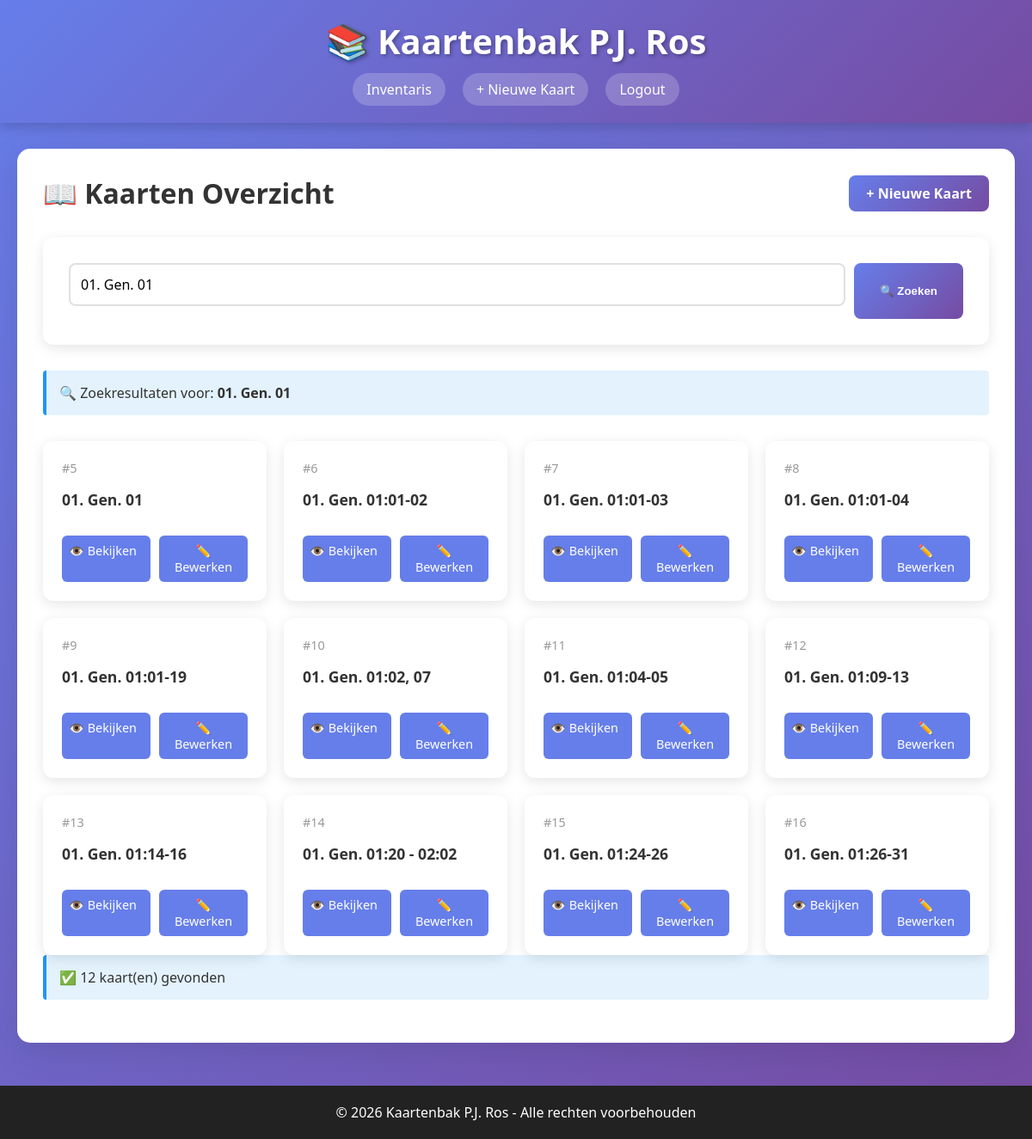
Screenshot of /pages/inventaris.php?zoekstring=01. Gen. 01 with the database file from the repository.
### tables this page shows
CREATE TABLE IF NOT EXISTS kernen (
    id INT AUTO_INCREMENT PRIMARY KEY,
    title VARCHAR(255) NOT NULL UNIQUE,
    content LONGTEXT,
    created_at TIMESTAMP DEFAULT CURRENT_TIMESTAMP,
    updated_at TIMESTAMP DEFAULT CURRENT_TIMESTAMP ON UPDATE CURRENT_TIMESTAMP
);

### pages/inventaris.php (the view, shortened to what this page needs)
<?php
$db = connect_db();
?>
<!DOCTYPE html>
<html lang="nl">
<head>
    <link href='../public/css/abonn.css' type='text/css' rel='stylesheet'>
</head>
<body>
    <header>
        <h1>📚 Kaartenbak P.J. Ros</h1>
        <nav>
            <a href="inventaris.php">Inventaris</a>
            <a href="kaart.php?actie=nieuw">+ Nieuwe Kaart</a>
            <a href="../index.php?logout=1">Logout</a>
        </nav>
    </header>
    <div class="container">
        <div class="dashboard">
            <div class="dashboard-header">
                <h2>📖 Kaarten Overzicht</h2>
                <div class="btn-group">
                    <a href="kaart.php?actie=nieuw" class="btn btn-primary">+ Nieuwe Kaart</a>
                </div>
            </div>
            <div class="search-bar">
                <form method='post' style="display: flex; gap: 10px; width: 100%;">
                    <input type='text' name='zoekstring' placeholder='Zoek kaarten... (typ * voor alles)' value="<?php echo isset($_REQUEST['zoekstring']) ? htmlspecialchars($_REQUEST['zoekstring']) : ''; ?>">
                    <button type="submit" name="zoek">🔍 Zoeken</button>
                </form>
            </div>
            <?php
            if (isset($_REQUEST['zoekstring'])) {
                if ($_REQUEST['zoekstring'] == '*') {
                    echo "<div class='info-box'>📋 Alle kaarten zijn afgebeeld</div>";
                    $stmt = $db->prepare("SELECT id, title FROM kernen ORDER BY title ASC");
                } else if ($_REQUEST['zoekstring'] != '') {
                    echo "<div class='info-box'>🔍 Zoekresultaten voor: <strong>" . htmlspecialchars($_REQUEST['zoekstring']) . "</strong></div>";
                    $stmt = $db->prepare("SELECT id, title FROM kernen WHERE title LIKE ? ORDER BY title ASC");
                    $search = "%" . $_REQUEST['zoekstring'] . "%";
                    $stmt->bind_param("s", $search);
                } else {
                    echo "<div class='info-box'>📖 De laatste 30 kaarten (typ * voor alles)</div>";
                    $stmt = $db->prepare("SELECT id, title FROM kernen ORDER BY title ASC LIMIT 30");
                }
            } else {
                echo "<div class='info-box'>📖 De laatste 30 kaarten (typ * voor alles)</div>";
                $stmt = $db->prepare("SELECT id, title FROM kernen ORDER BY title ASC LIMIT 30");
            }
            if (!$stmt->execute()) {
                die("<div class='warning-box'>❌ Query fout: " . $stmt->error . "</div>");
            }
            $result = $stmt->get_result();
            $kaarten = $result->fetch_all(MYSQLI_ASSOC);
            if (count($kaarten) > 0) {
                echo "<div class='cards-grid'>";
                foreach ($kaarten as $kaart) {
                    echo "<div class='card'>";
                    echo "<div class='card-id'>#" . htmlspecialchars($kaart['id']) . "</div>";
                    echo "<div class='card-title'>" . htmlspecialchars($kaart['title']) . "</div>";
                    echo "<div class='card-actions'>";
                    echo "<a href='kaart.php?actie=bekijken&id=" . htmlspecialchars($kaart['id']) . "' class='card-actions edit-btn'>👁️ Bekijken</a>";
                    echo "<a href='kaart.php?actie=wijzigen&id=" . htmlspecialchars($kaart['id']) . "' class='card-actions edit-btn'>✏️ Bewerken</a>";
                    echo "</div>";
                    echo "</div>";
                }
                echo "</div>";
                echo "<div class='info-box'>✅ " . count($kaarten) . " kaart(en) gevonden</div>";
            } else {
                echo "<div class='warning-box'>⚠️ Geen kaarten gevonden in de database. De database is leeg of de tabel 'kernen' bestaat niet.</div>";
            }
            ?>
        </div>
    </div>
    <footer>
        <p>&copy; 2026 Kaartenbak P.J. Ros - Alle rechten voorbehouden</p>
    </footer>
</body>
</html>

### public/css/abonn.css (style rules this page uses)
* { margin: 0; padding: 0; box-sizing: border-box; }
html, body { height: 100%; }
body { font-family: 'Segoe UI', Tahoma, Geneva, Verdana, sans-serif; background: linear-gradient(135deg, #667eea 0%, #764ba2 100%); color: #333; min-height: 100vh; }
header { background: linear-gradient(135deg, #667eea 0%, #764ba2 100%); color: white; padding: 20px 0; box-shadow: 0 4px 15px rgba(0, 0, 0, 0.2); position: sticky; top: 0; z-index: 1000; }
header h1 { text-align: center; font-size: 2.5rem; margin-bottom: 10px; text-shadow: 2px 2px 4px rgba(0, 0, 0, 0.3); }
nav { display: flex; justify-content: center; gap: 20px; flex-wrap: wrap; padding: 0 20px; }
nav a { color: white; text-decoration: none; padding: 8px 16px; border-radius: 20px; background: rgba(255, 255, 255, 0.2); transition: all 0.3s ease; font-weight: 500; }
.container { max-width: 1200px; margin: 30px auto; padding: 0 20px; }
.dashboard { background: white; border-radius: 15px; padding: 30px; box-shadow: 0 10px 40px rgba(0, 0, 0, 0.1); margin-bottom: 30px; }
.dashboard-header { display: flex; justify-content: space-between; align-items: center; margin-bottom: 30px; flex-wrap: wrap; gap: 15px; }
.dashboard-header h2 { color: #333; font-size: 2rem; }
.btn-group { display: flex; gap: 10px; flex-wrap: wrap; }
.btn, button { padding: 10px 20px; border: none; border-radius: 8px; cursor: pointer; font-weight: 600; transition: all 0.3s ease; text-decoration: none; display: inline-block; }
.btn-primary { background: linear-gradient(135deg, #667eea 0%, #764ba2 100%); color: white; }
.search-bar { display: flex; gap: 10px; margin-bottom: 30px; flex-wrap: wrap; }
.search-bar input { flex: 1; min-width: 200px; padding: 12px 15px; border: 2px solid #e0e0e0; border-radius: 8px; font-size: 16px; }
.search-bar button { padding: 12px 30px; background: linear-gradient(135deg, #667eea 0%, #764ba2 100%); color: white; border: none; border-radius: 8px; cursor: pointer; font-weight: 600; }
.cards-grid { display: grid; grid-template-columns: repeat(auto-fill, minmax(250px, 1fr)); gap: 20px; margin-top: 30px; }
.card { background: white; border-radius: 12px; padding: 20px; box-shadow: 0 4px 15px rgba(0, 0, 0, 0.1); transition: all 0.3s ease; border: 2px solid transparent; }
.card-title { font-size: 1.1rem; font-weight: 600; color: #333; margin-bottom: 15px; word-break: break-word; }
.card-id { color: #999; font-size: 0.9rem; margin-bottom: 15px; }
.card-actions { display: flex; gap: 10px; margin-top: 15px; }
.card-actions a { flex: 1; padding: 8px; border-radius: 6px; text-align: center; text-decoration: none; font-size: 0.9rem; transition: all 0.3s ease; }
.card-actions .edit-btn { background: #667eea; color: white; }
form { background: white; padding: 30px; border-radius: 12px; box-shadow: 0 4px 15px rgba(0, 0, 0, 0.1); }
form input[type="text"], form input[type="email"], form textarea, form select { width: 100%; padding: 12px; border: 2px solid #e0e0e0; border-radius: 8px; font-size: 16px; margin-bottom: 15px; font-family: inherit; }
.info-box { background: #e3f2fd; border-left: 4px solid #2196f3; padding: 15px; border-radius: 4px; margin-bottom: 20px; }
footer { background: #222; color: white; text-align: center; padding: 20px; margin-top: 50px; }

### rows the page displays
kernen: id "5", title "01. Gen. 01"
kernen: id "6", title "01. Gen. 01:01-02"
kernen: id "7", title "01. Gen. 01:01-03"
kernen: id "8", title "01. Gen. 01:01-04"
kernen: id "9", title "01. Gen. 01:01-19"
kernen: id "10", title "01. Gen. 01:02, 07"
kernen: id "11", title "01. Gen. 01:04-05"
kernen: id "12", title "01. Gen. 01:09-13"
kernen: id "13", title "01. Gen. 01:14-16"
kernen: id "14", title "01. Gen. 01:20 - 02:02"
kernen: id "15", title "01. Gen. 01:24-26"
kernen: id "16", title "01. Gen. 01:26-31"

### other values shown
$_REQUEST['zoekstring'] "01. Gen. 01"
count($kaarten) "12"
